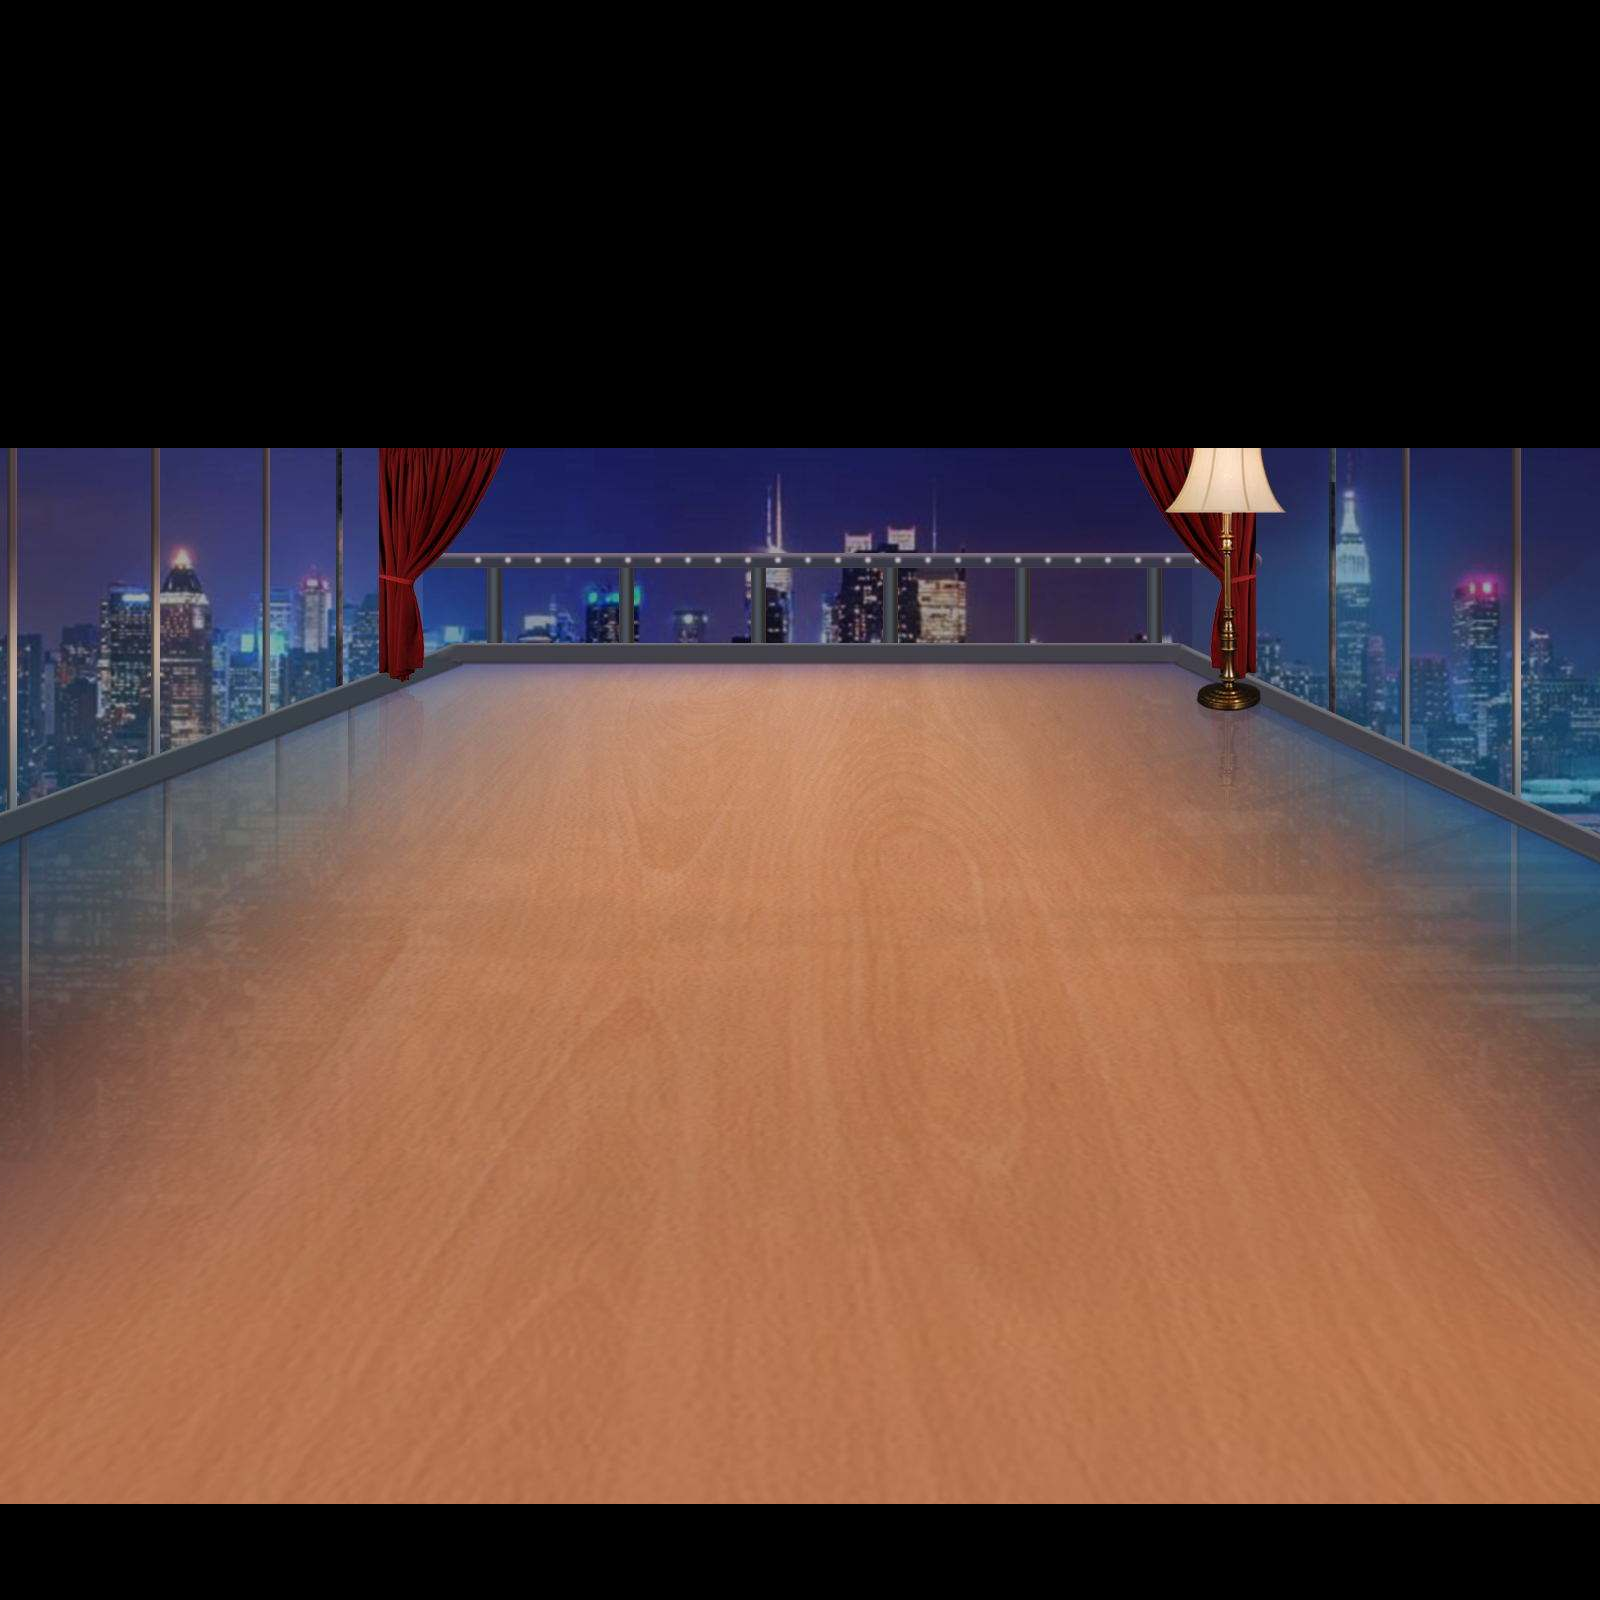

Below is a game level as drawn by its tile map, then a one-line description and the .tmx that defines it (tile-layer data replaced by summaries):
An orthogonal 50x50 tile map with 32x32 px tiles, 1 tile layer (块层 1).

<map version="1.0" tiledversion="1.1.5" orientation="orthogonal" renderorder="right-down" width="50" height="50" tilewidth="32" tileheight="32" infinite="0" nextobjectid="1">
 <tileset firstgid="1" source="xin_tukuai.tsx" />
 <layer name="块层 1" width="50" height="50">
  <data>[2500 cells, 1650 non-empty, 1650 distinct tile ids]</data>
 </layer>
</map>